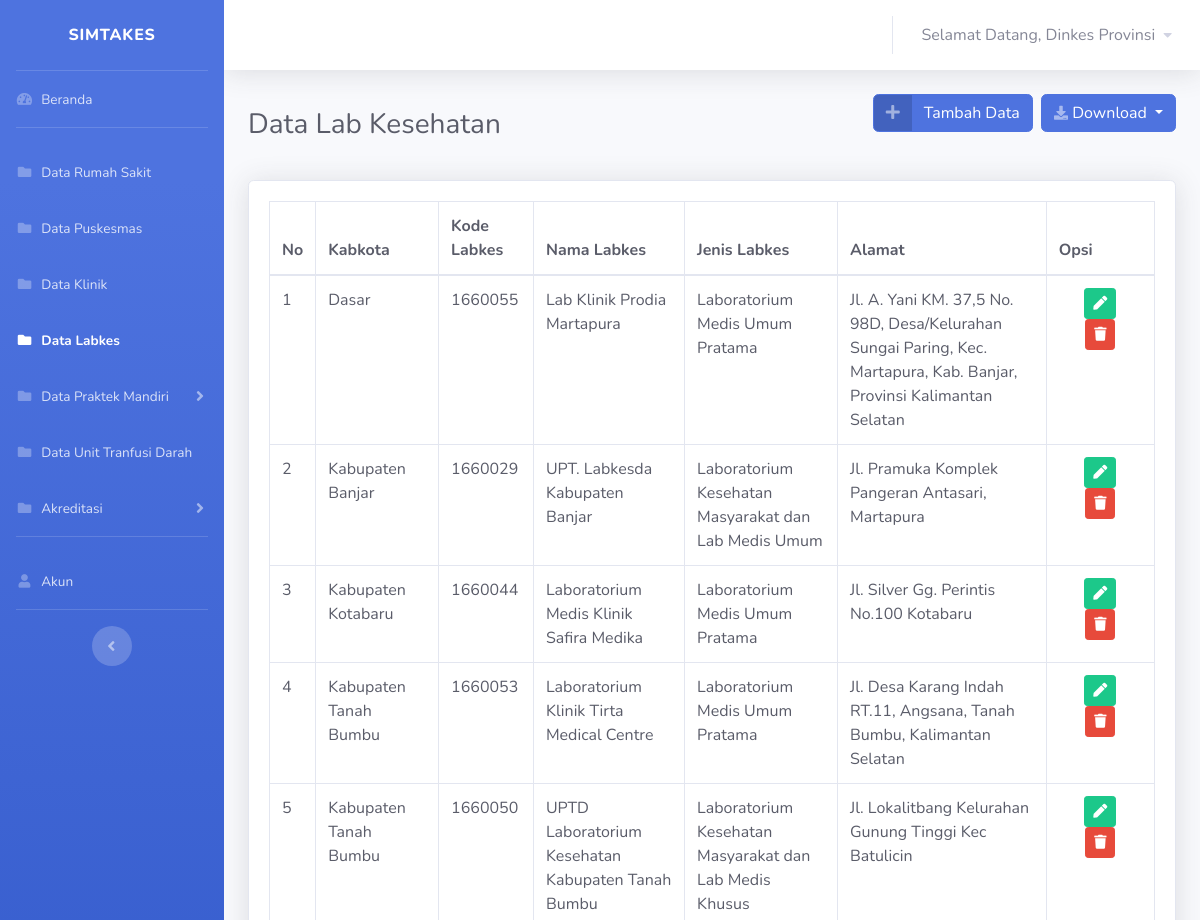
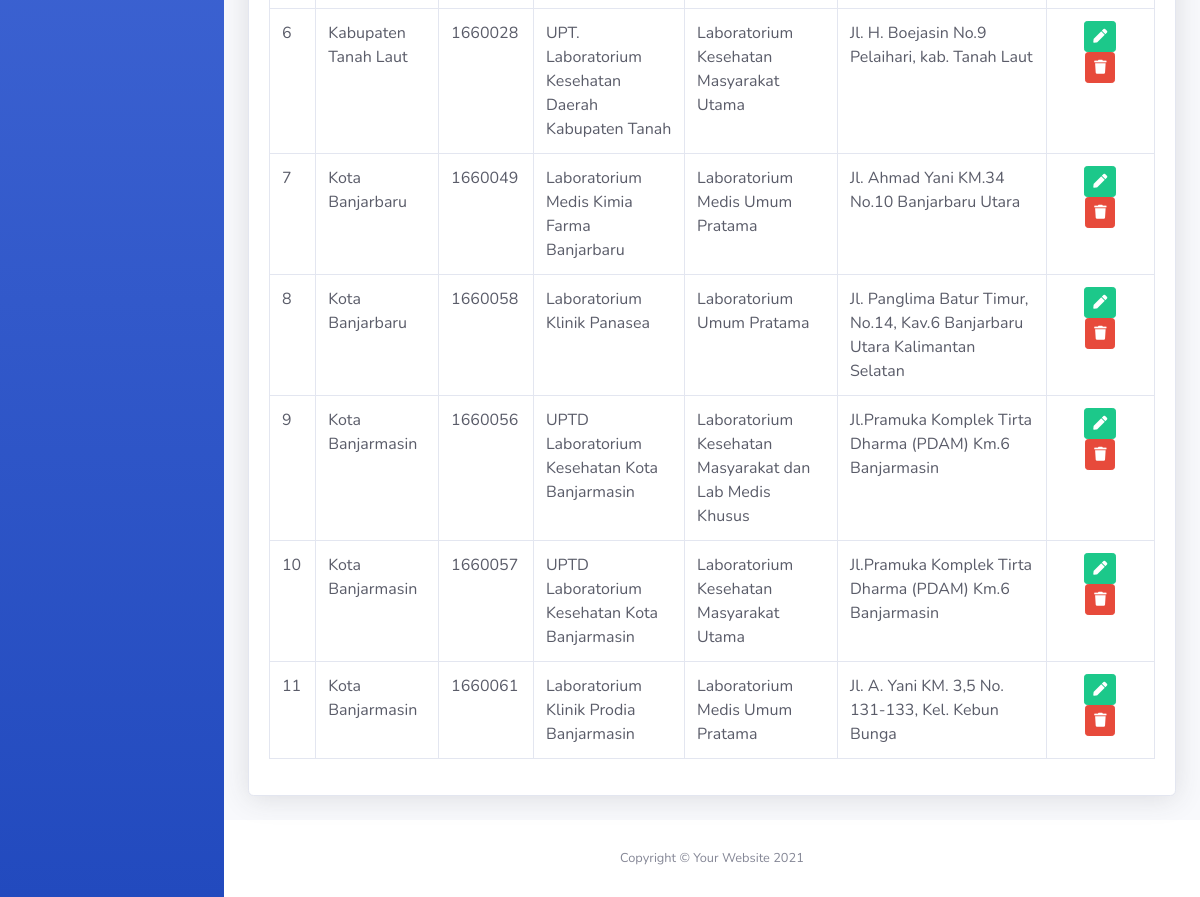
Before: /views/dinkes/labkes/labkes.php (signed in) with the older database file (2 pictures, top to bottom).
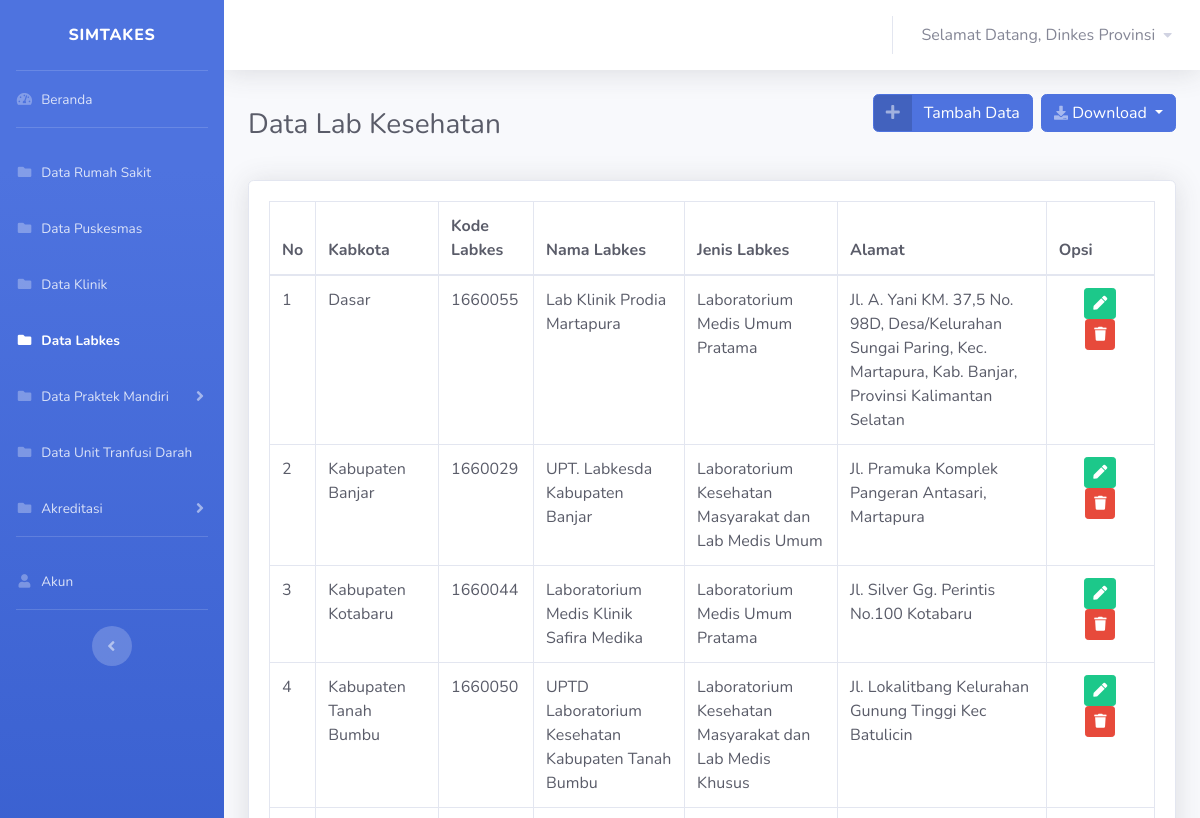
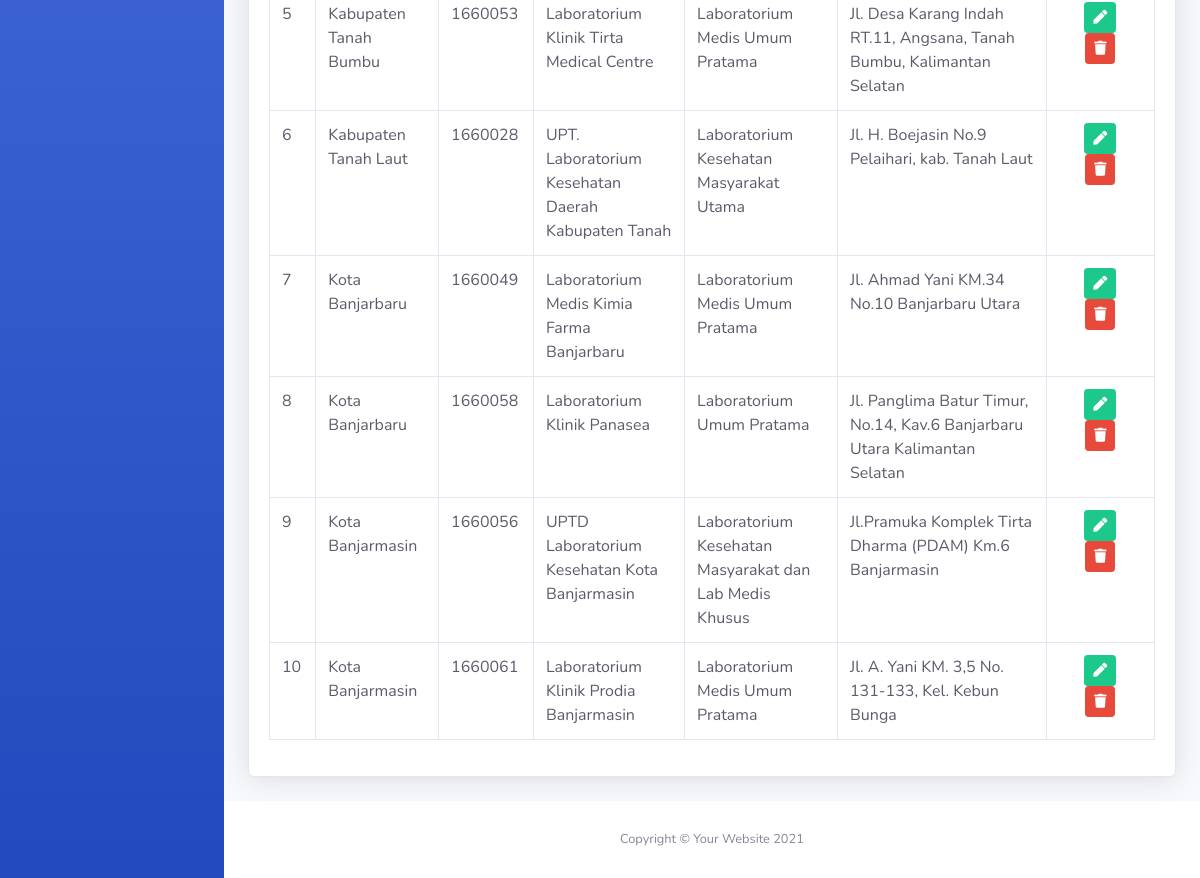
After: the same page with the newer database file (2 pictures, top to bottom).
### tables this page shows
CREATE TABLE `data_labkes` (
  `idx` int(11) NOT NULL,
  `kabkota` varchar(50) NOT NULL,
  `kodelabkes` varchar(50) NOT NULL,
  `namalabkes` varchar(50) NOT NULL,
  `jenislabkes` varchar(100) NOT NULL,
  `alamat` varchar(255) NOT NULL
);

### koneksi.php (called while the page is built, shortened)
<?php
$koneksi = mysqli_connect("localhost", "root", "", "simtakes") or die(mysqli_error($koneksi));
function query($query)
{
    global $koneksi;
    $result = mysqli_query($koneksi, $query);
    $rows = [];
    while ($row = mysqli_fetch_assoc($result)) {
        $rows[] = $row;
    }
    return $rows;
}
?>

### views/dinkes/labkes/labkes.php (the view, shortened to what the changed rows need)
<?php
require '../../../koneksi.php';
if ($id_role == '15') {
    $labkes = query("SELECT * FROM data_labkes WHERE kabkota = 'Kota Banjarmasin' ORDER BY namalabkes");
} elseif ($id_role == '3') {
    $labkes = query("SELECT * FROM data_labkes WHERE kabkota = 'Kabupaten Balangan' ORDER BY namalabkes");
} elseif ($id_role == '4') {
    $labkes = query("SELECT * FROM data_labkes WHERE kabkota = 'Kabupaten Banjar' ORDER BY namalabkes");
} elseif ($id_role == '5') {
    $labkes = query("SELECT * FROM data_labkes WHERE kabkota = 'Kabupaten Barito Kuala' ORDER BY namalabkes");
} elseif ($id_role == '6') {
    $labkes = query("SELECT * FROM data_labkes WHERE kabkota = 'Kabupaten Hulu Sungai Selatan' ORDER BY namalabkes");
} elseif ($id_role == '7') {
    $labkes = query("SELECT * FROM data_labkes WHERE kabkota = 'Kabupaten Hulu Sungai Tengah' ORDER BY namalabkes");
} elseif ($id_role == '8') {
    $labkes = query("SELECT * FROM data_labkes WHERE kabkota = 'Kabupaten Hulu Sungai Utara' ORDER BY namalabkes");
} elseif ($id_role == '9') {
    $labkes = query("SELECT * FROM data_labkes WHERE kabkota = 'Kabupaten Kotabaru' ORDER BY namalabkes");
} elseif ($id_role == '10') {
    $labkes = query("SELECT * FROM data_labkes WHERE kabkota = 'Kabupaten Tabalong' ORDER BY namalabkes");
} elseif ($id_role == '11') {
    $labkes = query("SELECT * FROM data_labkes WHERE kabkota = 'Kabupaten Tanah Bumbu' ORDER BY namalabkes");
} elseif ($id_role == '12') {
    $labkes = query("SELECT * FROM data_labkes WHERE kabkota = 'Kabupaten Tanah Laut' ORDER BY namalabkes");
} elseif ($id_role == '13') {
    $labkes = query("SELECT * FROM data_labkes WHERE kabkota = 'Kabupaten Tapin' ORDER BY namalabkes");
} elseif ($id_role == '14') {
    $labkes = query("SELECT * FROM data_labkes WHERE kabkota = 'Kota Banjarbaru' ORDER BY namalabkes");
} elseif ($id_role == '2') {
    $labkes = query("SELECT * FROM data_labkes ORDER BY kabkota");
} else {
    echo "<script>alert('Anda harus login ulang!');
		document.location = '../../../index.php';
		</script>";
    exit();
}
?>
<!DOCTYPE html>
<html lang="en">
<head>
    <link href="../../../vendor/fontawesome-free/css/all.min.css" rel="stylesheet" type="text/css">
    <link href="../../../css/sb-admin-2.min.css" rel="stylesheet">
    <link href="../../../vendor/datatables/dataTables.bootstrap4.min.css" rel="stylesheet">
</head>
<body id="page-top">
    <div id="wrapper">
        <div id="content-wrapper" class="d-flex flex-column">
            <div id="content">
                <div class="container-fluid">
                    <div class="d-sm-flex align-items-center justify-content-between mb-4">
                        <h1 class="h3 mb-0 text-gray-800">Data Lab Kesehatan</h1>
                    </div>
                        <div class="card shadow mb-4">
                            <div class="card-body">
                                <div class="table-responsive">
                                    <table class="table table-bordered text-dark" id="dataTable" width="100%" cellspacing="0">
                                        <thead>
                                            <tr>
                                            <th>No</th>
                                            <th>Kabkota</th>
                                            <th>Kode Labkes</th>
                                            <th>Nama Labkes</th>
                                            <th>Jenis Labkes</th>
                                            <th>Alamat</th>
                                            <th>Opsi</th>
                                            </tr>
                                        </thead>
                                        <tbody>
                                            <?php $no = 1; ?>
                                            <?php foreach ($labkes as $data_labkes) : ?>
                                            <tr>
                                                <td><?= $no++ ?></td>
                                                <td><?= $data_labkes['kabkota'] ?></td>
                                                <td><?= $data_labkes['kodelabkes'] ?></td>
                                                <td><?= $data_labkes['namalabkes'] ?></td>
                                                <td><?= $data_labkes['jenislabkes'] ?></td>
                                                <td><?= $data_labkes['alamat'] ?></td>
                                                <td>
                                                <div class="container text-center">
                                                    <a href="labkes-edit.php?idx=<?= $data_labkes['idx']; ?>"class="btn btn-success btn-sm"><i class="fa fa-pen"></i></a>
                                                    <a  href="hapuslabkes.php?idx=<?= $data_labkes['idx']; ?>" class="btn btn-danger btn-sm" onclick="return confirm('Apakah anda yakin ingin menghapus data Labkes <?= $data_labkes['namalabkes']; ?> ?');"><i class="fa fa-trash"></i></a></td>
                                                </div>
                                            </tr>
                                            <?php endforeach ?>
</body>
</html>

Changed rows visible on the page:
removed data_labkes: kabkota "Kota Banjarmasin", kodelabkes "1660057", namalabkes "UPTD Laboratorium Kesehatan Kota Banjarmasin", jenislabkes "Laboratorium Kesehatan Masyarakat Utama", alamat "Jl.Pramuka Komplek Tirta Dharma (PDAM) Km.6 Banjarmasin"
shown differently, row unchanged: data_labkes "UPTD Laboratorium Kesehatan Kabupaten Tanah Bumbu": moves up the list
